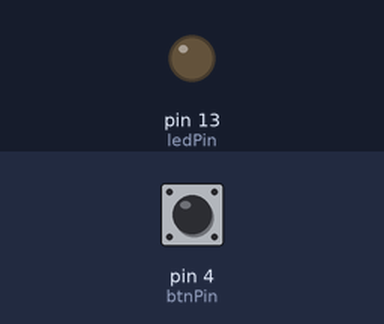
The sketch below on a simulated Arduino Uno, built with avr-gcc and run on an emulated ATmega328P. Parts: output pins drawn as LEDs (lit = HIGH). The test bench sets the inputs (shaded band); at power-on: pin 4 (btnPin) HIGH.

Above: at 1.2 s.
1.3 s: pin 4 (btnPin) pulled LOW for 0.15 s
At 2.3 s:
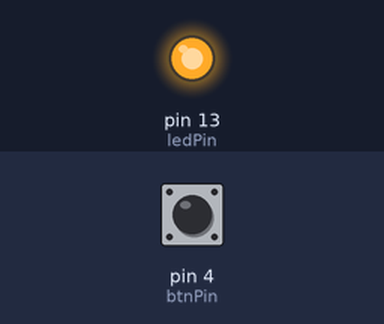
2.9 s: pin 4 (btnPin) pulled LOW for 1 s
At 3.5 s:
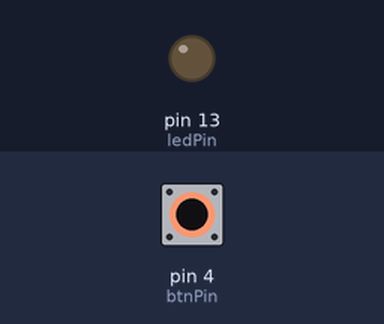
5.4 s: pin 4 (btnPin) pulled LOW for 3.2 s
At 6.6 s:
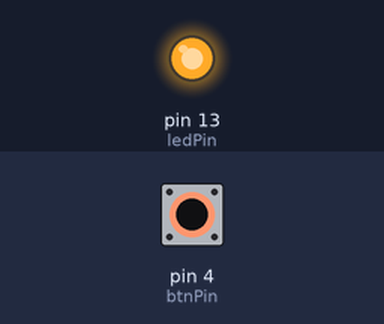
Timing chart, 0 to 8.4 s (numbered marks = the images above; inputs shaded):
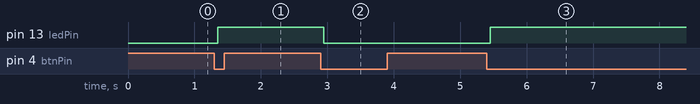

The sketch:

pushbutton.ino
```cpp
/*
 * Name: push-button.ino
 * Description: Example of using a momentary digital push button switch on a
 * pin that is set as an input pullup. With debounce of the push button, and
 * the input pin as an INPUT_PULLUP.
 * */

const byte ledPin = 13;
const byte btnPin = 4;

byte ledSt = LOW;
byte btnSt = HIGH;
byte lastBtnSt = HIGH;

unsigned long lastDbT = 0;
unsigned long dbD = 50;

void setup()
{
  pinMode(ledPin, OUTPUT);
  pinMode(btnPin, INPUT_PULLUP);

  digitalWrite(ledPin, ledSt);
}

void loop()
{
  byte pinVal = digitalRead(btnPin);

  lastDbT = (pinVal != lastBtnSt) ? millis() : lastDbT;

  if (millis() - lastDbT > dbD)
    if (pinVal != btnSt)
    {
      btnSt = pinVal;

      // Do Something after delay has been met
      ledSt = (!btnSt) ? !ledSt : ledSt;
    }

  digitalWrite(ledPin, ledSt);

  lastBtnSt = pinVal;
}
```

Measured:
- after the input at 1.3 s, pin 13 (ledPin): LOW → HIGH after 0.05 s
- after the input at 2.9 s, pin 13 (ledPin): HIGH → LOW after 0.05 s
- after the input at 5.4 s, pin 13 (ledPin): LOW → HIGH after 0.05 s
